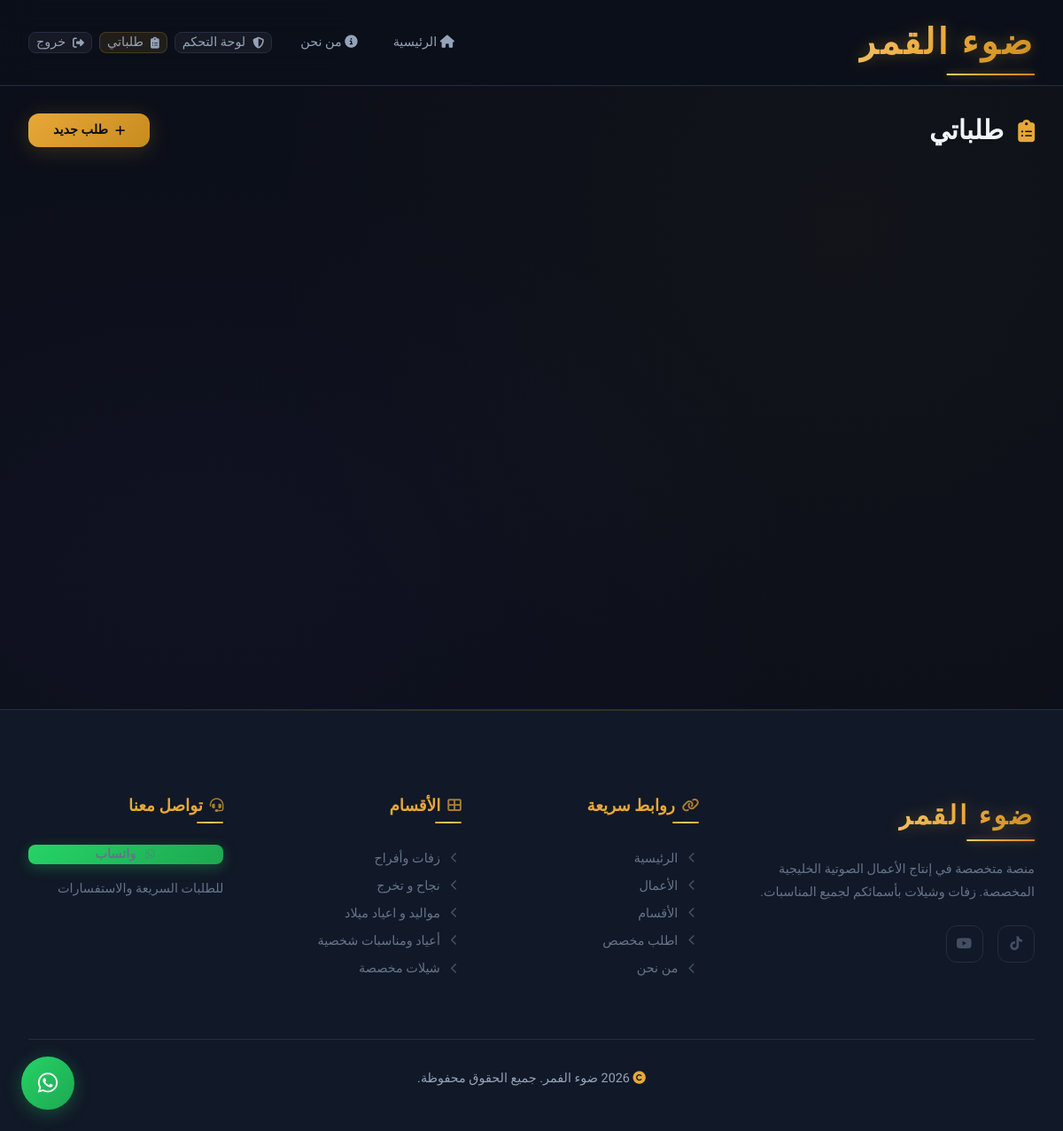
The page /dashboard (signed in) on the database as committed earlier.
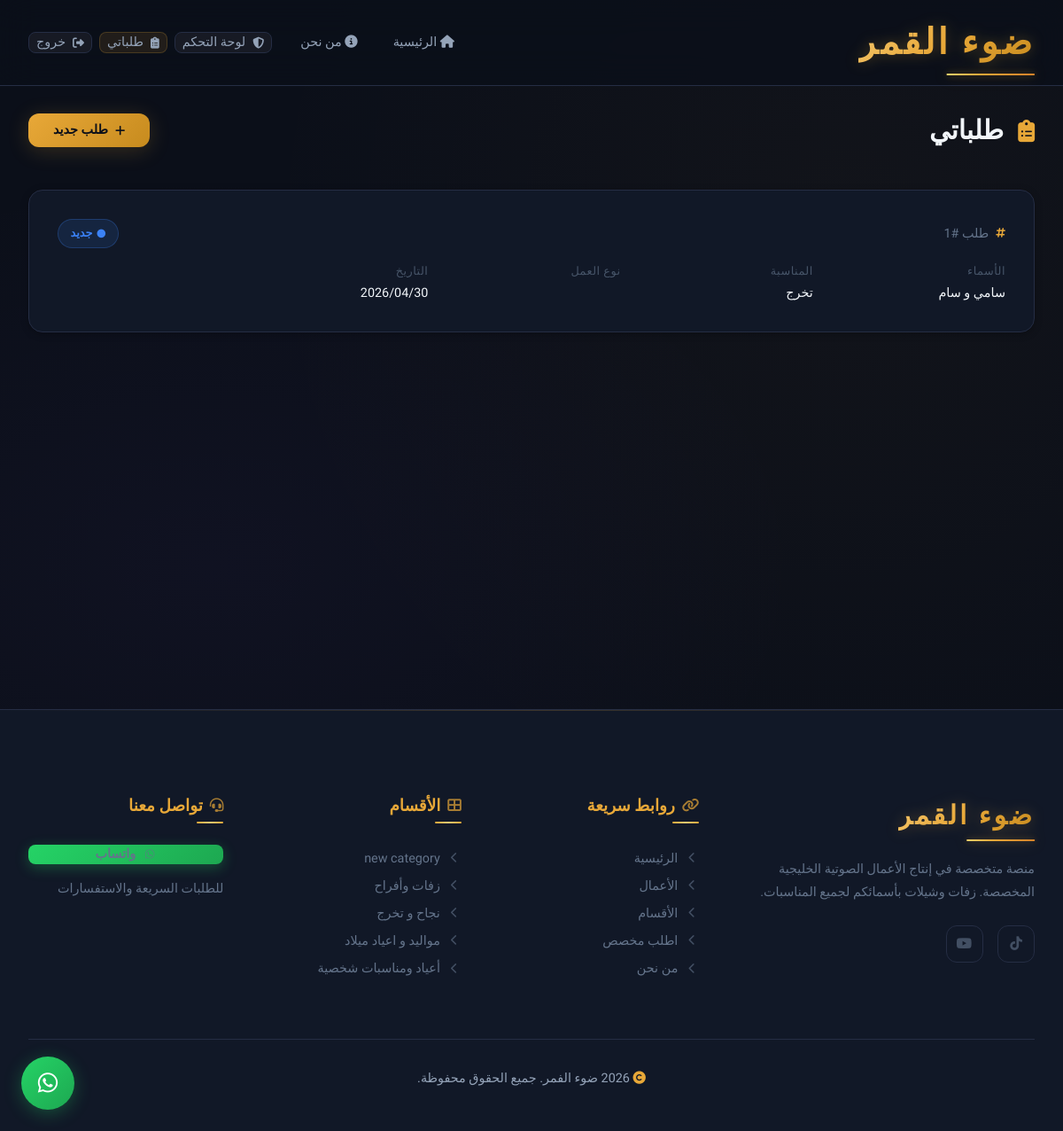
The same page on the database as committed later.
### app/models.py (models this page shows, shortened)
class Category(db.Model):
    __tablename__ = 'categories'
    id = db.Column(db.Integer, primary_key=True)
    name = db.Column(db.String(100), nullable=False)
    slug = db.Column(db.String(100), unique=True, nullable=False)
    description = db.Column(db.Text, nullable=True)
    icon = db.Column(db.String(50), nullable=True)
    sort_order = db.Column(db.Integer, default=0)
    parent_id = db.Column(db.Integer, db.ForeignKey('categories.id'), nullable=True)
    subcategories = db.relationship(
        'Category',
        backref=db.backref('parent', remote_side=[id]),
        lazy='dynamic'
    )
    samples = db.relationship('Sample', backref='category', lazy='dynamic')

class Order(db.Model):
    __tablename__ = 'orders'
    id = db.Column(db.Integer, primary_key=True)
    user_id = db.Column(db.Integer, db.ForeignKey('users.id'), nullable=True)
    guest_name = db.Column(db.String(100), nullable=True)
    guest_phone = db.Column(db.String(20), nullable=True)
    names_requested = db.Column(db.String(300), nullable=False)
    subcategory_id = db.Column(db.Integer, db.ForeignKey('categories.id'), nullable=True)
    occasion_type = db.Column(db.String(100), nullable=False) # يمكن استخدامه كاسم القسم المختار
    work_type = db.Column(db.String(50), nullable=False)
    reference_sample_id = db.Column(db.Integer, db.ForeignKey('samples.id'), nullable=True)
    details = db.Column(db.Text, nullable=True)
    whatsapp_number = db.Column(db.String(20), nullable=False)
    status = db.Column(db.String(20), default='new')
    created_at = db.Column(db.DateTime, default=lambda: datetime.now(timezone.utc))
    updated_at = db.Column(db.DateTime, default=lambda: datetime.now(timezone.utc),
                           onupdate=lambda: datetime.now(timezone.utc))
    reference_sample = db.relationship('Sample', backref='orders')
    category = db.relationship('Category', foreign_keys=[subcategory_id])
    tracking_updates = db.relationship('TrackingUpdate', backref='order',
                                       lazy='dynamic', order_by='TrackingUpdate.created_at.desc()')
    @property
    def status_label(self):
        labels = {'new': 'جديد', 'in_progress': 'قيد التنفيذ', 'delivered': 'تم التسليم'}
        return labels.get(self.status, self.status)
    @property
    def status_color(self):
        colors = {'new': 'info', 'in_progress': 'warning', 'delivered': 'success'}
        return colors.get(self.status, 'info')

### app/routes/orders.py (the view)
@orders_bp.route('/dashboard')
@login_required
def dashboard():
    orders = Order.query.filter_by(user_id=current_user.id).order_by(Order.created_at.desc()).all()
    return render_template('dashboard/my_orders.html', orders=orders)

### app/templates/dashboard/my_orders.html (shortened to what this page needs)
{% extends "base.html" %}
{% block content %}
<section class="dashboard-page">
    <div class="container">
        <div class="dashboard-header">
            <h1><i class="fas fa-clipboard-list"></i> طلباتي</h1>
            <a href="{{ url_for('orders.new_order') }}" class="btn btn-primary">
                <i class="fas fa-plus"></i> طلب جديد
            </a>
        </div>
        <div class="orders-grid">
            {% if orders %}
                {% for order in orders %}
                <a href="{{ url_for('orders.order_detail', order_id=order.id) }}" class="order-card animate-on-scroll">
                    <div class="order-card__header">
                        <span class="order-card__id"><i class="fas fa-hashtag"></i> طلب #{{ order.id }}</span>
                        <span class="badge badge-{{ order.status_color }}">
                            {% if order.status == 'new' %}<i class="fas fa-circle"></i>
                            {% elif order.status == 'in_progress' %}<i class="fas fa-spinner"></i>
                            {% else %}<i class="fas fa-check-circle"></i>{% endif %}
                            {{ order.status_label }}
                        </span>
                    </div>
                    <div class="order-card__body">
                        <div class="order-card__field">
                            <div class="order-card__field-label">الأسماء</div>
                            <div class="order-card__field-value">{{ order.names_requested }}</div>
                        </div>
                        <div class="order-card__field">
                            <div class="order-card__field-label">المناسبة</div>
                            <div class="order-card__field-value">{{ order.occasion_type }}</div>
                        </div>
                        <div class="order-card__field">
                            <div class="order-card__field-label">نوع العمل</div>
                        </div>
                        <div class="order-card__field">
                            <div class="order-card__field-label">التاريخ</div>
                            <div class="order-card__field-value">{{ order.created_at.strftime('%Y/%m/%d') }}</div>
                        </div>
                    </div>
                </a>
                {% endfor %}
            {% endif %}
        </div>
    </div>
</section>
{% endblock %}

### app/templates/base.html (shortened to what the changed rows need)
<!DOCTYPE html>
<html lang="ar" dir="rtl">
<head>
    <link rel="stylesheet"
          href="https://cdnjs.cloudflare.com/ajax/libs/font-awesome/6.5.1/css/all.min.css"
          onerror="this.onerror=null;this.href='https://cdn.jsdelivr.net/npm/@fortawesome/fontawesome-free@6.5.1/css/all.min.css';" />
    <link rel="stylesheet" href="{{ url_for('static', filename='css/variables.css') }}">
    <link rel="stylesheet" href="{{ url_for('static', filename='css/base.css') }}">
    <link rel="stylesheet" href="{{ url_for('static', filename='css/components.css') }}">
    <link rel="stylesheet" href="{{ url_for('static', filename='css/pages.css') }}">
</head>
<body>
    <main>
        {% block content %}{% endblock %}
    </main>
    <footer class="footer">
        <div class="container">
            <div class="footer-grid">
                <div class="footer-col">
                    <h4 class="footer-col__title"><i class="fas fa-th-large"></i> الأقسام</h4>
                    {% for category in footer_categories %}
                    <a href="{{ url_for('main.category', slug=category.slug) }}"><i class="fas fa-chevron-left"></i> {{ category.name }}</a>
                    {% endfor %}
                </div>
            </div>
        </div>
    </footer>
</body>
</html>

Rows that differ between the two databases and show on the page:
no longer on this page (row unchanged): Category: name "شيلات مخصصة"
now on this page (row unchanged): Order: id "1", status_label "جديد", names_requested "سامي و سام", occasion_type "تخرج", created_at "2026/04/30"
added Category: name "new category"
